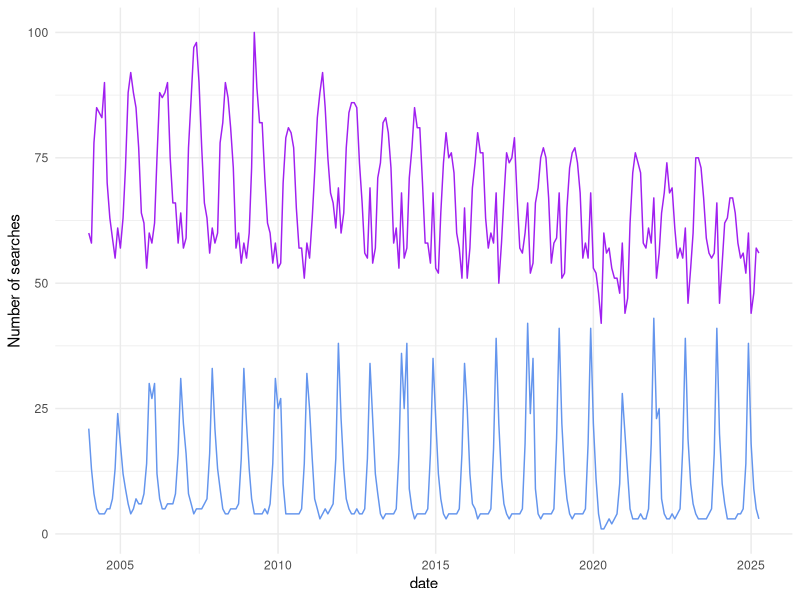
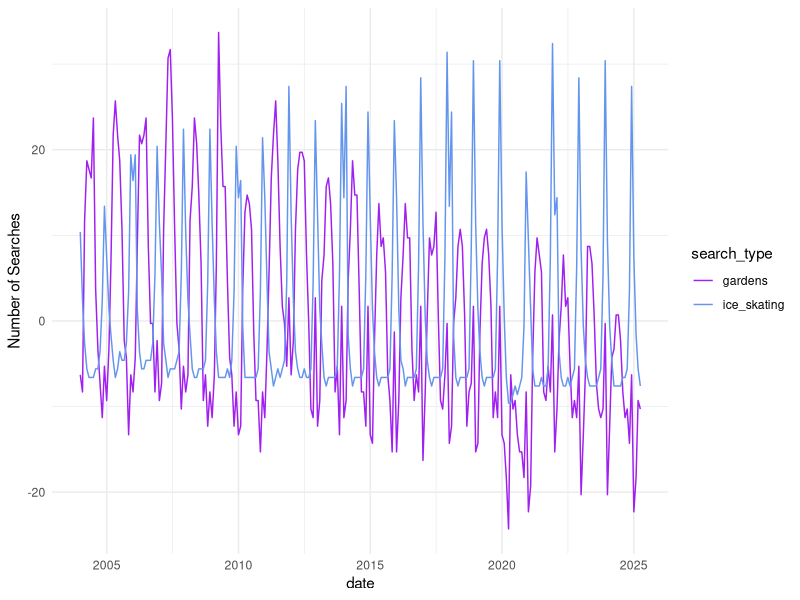
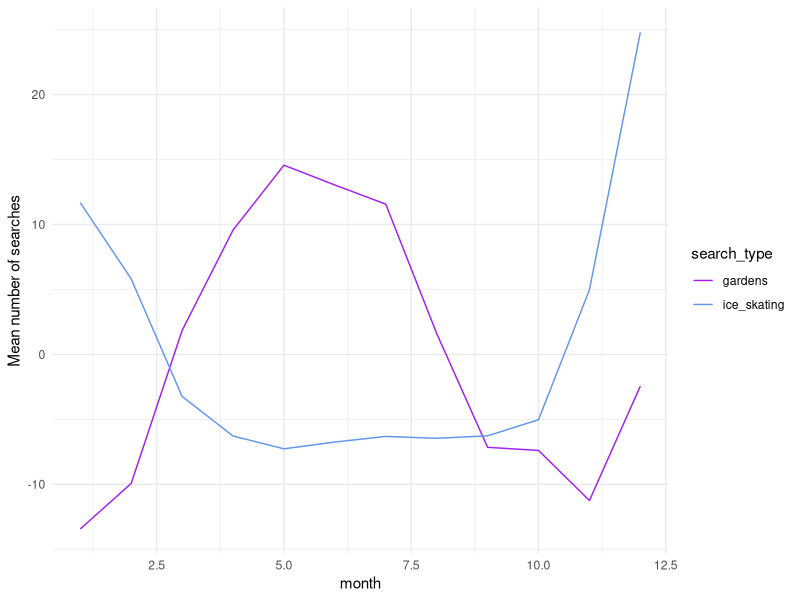
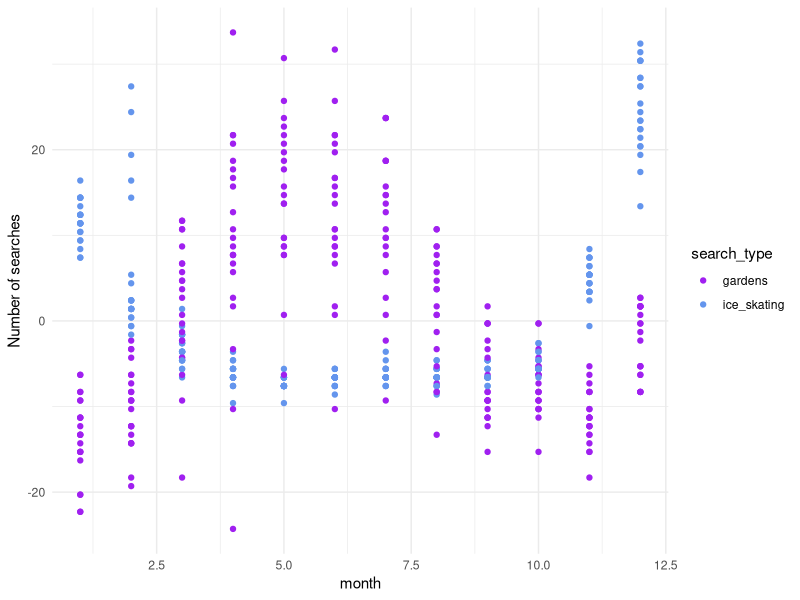

Source code (R) for these figures, in order:
## ---- chunk 1
#load libraries
library(tidyverse)
## ---- chunk 2
#read in data, assign to a meaningful object name
search_data <- read_csv("GoogleTrends_timeline.csv", col_names = TRUE)

#this creates an object that is called a dataframe in R. Data frames, like matrices or data tables, have one column per variable and one row per observation. Unlike matrices or data tabes, dataframes can store data of various different types together - for example, numbers, integers, character strings (words), or factors. this dataframe has two columns classified as numeric, and one classified as character.
## ---- chunk 3
# tidy dataframe
search_data_tidy <- search_data %>% 
  separate(Month, into = c("year", "month"), sep = "-", remove = FALSE) %>% #separate column into year and month
  rename("gardens" = `gardens: (United States)`, "ice_skating" = `ice skating: (United States)`, "date" = Month) %>%  #give columns shorter names
  mutate(date = ym(date)) #change the date column to year-month format
## ---- chunk 4

search_data_tidy %>% #use the search_data_tidy data frame
  ggplot() + #start a plotting environment
  geom_line(aes(x = date, y = gardens), color = "purple") + #add a layer with the number of garden searches in each month and year
  geom_line(aes(x = date, y = ice_skating), color = "cornflowerblue") + #add a layer with the number of ice skating searches in each month and year
  theme_minimal() + #change the look and feel of the plot
  ylab("Number of searches")
## ---- chunk 5
# pivot the data frame from wide to long and normalize data
search_data_long <- search_data_tidy %>%  #use the tidy data as input
  pivot_longer(gardens:ice_skating, names_to = "search_type", values_to = "nSearches") %>% #pivot from "wide" format to "long" format
  group_by(search_type) %>% #group the rows according to the type of search
  mutate(nSearches = nSearches - mean(nSearches)) %>% #mutate nSearches: calculate the mean for each group (in this case we've grouped by search_type), then subtract the mean from each value in nSearches.
  ungroup() #always ungroup your dataframe once you're done
## ---- chunk 6

search_data_long %>% #use search_data_long as the input
  ggplot() + #create a plotting environment
  geom_line(aes(x = date, y=nSearches, color = search_type)) + #create a new layer with number of searches by date, with color groups for each search type
  theme_minimal() + #make the plot prettier
  ylab("Number of Searches") + #make a more descriptive y axis label
  scale_color_manual(values = c("purple", "cornflowerblue")) #manually set color palette
## ---- chunk 7
#summarize searches in each month and assign to a meaningful variable name
searches_by_month <- search_data_long %>% #use search_data_long as the input
  group_by(search_type,month) %>% #group by month and search type
  summarise(mean_searches = mean(nSearches)) %>% #calculate the (normalized) mean number of searches in each group
  ungroup() #always ungroup
  
#find the months with the highest number of searches and assign to a meaningful variable name
max_searches <- searches_by_month %>% #use searches_by_month as the input
  group_by(search_type) %>% #group by search type
  slice_max(mean_searches) %>% #get the row with the maximum number of searches for each group
  ungroup() #always ungroup
## ---- chunk 8
searches_by_month %>% #use searches_by_month as input data
  ggplot() + #open a ggplot environment
  geom_line(aes(x = as.numeric(month), y = mean_searches, color = search_type)) + #add a layer with a line for number of searches in each month, grouped by search type
  theme_minimal() + #make it prettier
  xlab("month") + #add a more descriptive x axis label
  ylab("Mean number of searches") + #add a more descriptive y axis label
  scale_color_manual(values = c("purple", "cornflowerblue")) #manually set color palette
## ---- chunk 9
search_data_long %>%  #use search_data_long as input data
  ggplot() + #open a ggplot environment
  geom_point(aes(x = as.numeric(month), y = nSearches, color = search_type)) + #add a layer with a point for number of searches in each month, grouped by search type
  theme_minimal() + #make it prettier
  xlab("month") + #add a more descriptive x axis label
  ylab("Number of searches") + #add a more descriptive y axis label
  scale_color_manual(values = c("purple", "cornflowerblue")) #manually set color palette
## ---- chunk 10
#filter data and assign it a meaningful variable name
maxmin_gardens <- search_data_long %>% #use search_data_long as the input
  filter(month %in% c("05","01")) %>% #include only the months with max and min nSearches
  filter(search_type == "gardens") #include only the "gardens" search term


#filter data and assign it a meaningful variable name
maxmin_iceskate <- search_data_long %>% #use search_data_long as the input
  filter(month %in% c("05","01")) %>% #include only the months with max and min nSearches
  filter(search_type == "ice_skating") #include only the "gardens" search term
## ---- chunk 11
#run an ANOVA and assign it a meaningful variable name
gardens_anova <- aov(formula = nSearches ~ month, data = maxmin_gardens)
#y variable is nSearches, x variable is month, using the maxmin_gardens dataset

summary(gardens_anova)
## ---- chunk 12
#run an ANOVA and assign it a meaningful variable name
iceskate_anova <- aov(formula = nSearches ~ month, data = maxmin_iceskate)
#y variable is nSearches, x variable is month, using the maxmin_iceskate dataset

summary(iceskate_anova)
